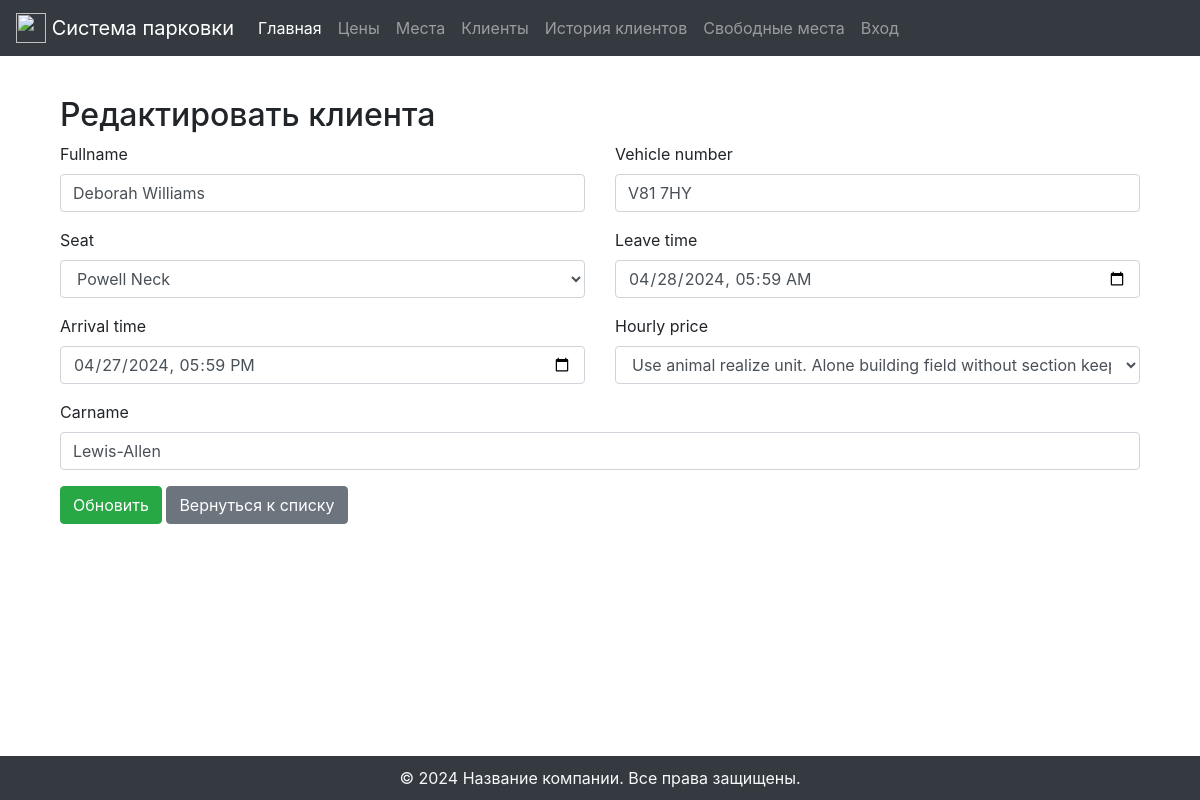
Screenshot of /customers/3007/ with the database file from the repository.
### pages/models.py (models this page shows, shortened)
class Customer(models.Model):
    fullname = models.CharField(max_length=255, null=True, blank=True)
    user = models.ForeignKey(settings.AUTH_USER_MODEL, on_delete=models.CASCADE, editable=False)
    seat = models.ForeignKey('Seat', on_delete=models.CASCADE)
    vehicle_number = models.CharField(max_length=255)
    arrival_time = models.DateTimeField(default=timezone.now)
    leave_time = models.DateTimeField(null=True, blank=True, default=timezone.now() + datetime.timedelta(hours=2))
    stay_time = models.DurationField(null=True, blank=True, editable=False)
    hourly_price = models.ForeignKey('Price', on_delete=models.SET_NULL, null=True)
    total_price = models.BigIntegerField(default=0, editable=False)
    carname = models.CharField(max_length=255, null=True, blank=True)

class Seat(models.Model):
    place_name = models.CharField(max_length=255)  # The max_length should be defined based on your varchar requirements
    explanation = models.TextField(null=True, blank=True)  # The question mark indicates that this field can be null
    status = models.BooleanField(default=False)  # New status field with default set to False
    def __str__(self):
        return self.place_name

class Price(models.Model):
    price = models.BigIntegerField()
    description = models.TextField()  # Assuming this is a text description; change the field type if it's not text
    def __str__(self):
        return self.description  # I've corrected this to return a string representation of description

### pages/customer_view.py (the view, shortened to what this page needs)
# urls.py: path('customers/<int:pk>/', CustomerUpdateView.as_view(), name='customer-update'),
class CustomerUpdateView(UpdateView):
    model = Customer
    fields = ['fullname', 'seat', 'vehicle_number', 'arrival_time', 'leave_time', 'hourly_price', 'carname']
    template_name = 'customers/customer_form.html'

### templates/customers/customer_form.html (shortened to what this page needs)
{% extends 'base.html' %}
{% block content %}
<div class="container mt-3 mb-3">
    <h2>{% if not object %}Добавить нового клиента{% else %}Редактировать клиента{% endif %}</h2>
    <form method="post" class="form">
        <div class="row">
            <div class="col-md-6">
                <div class="form-group">
                    <label for="{{ form.fullname.id_for_label }}">{{ form.fullname.label }}</label>
                    <input type="text" name="{{ form.fullname.name }}" id="{{ form.fullname.id_for_label }}" class="form-control" value="{{ form.fullname.value|default_if_none:'' }}">
                </div>
                <div class="form-group">
                    <label for="{{ form.seat.id_for_label }}">{{ form.seat.label }}</label>
                    <select name="{{ form.seat.name }}" id="{{ form.seat.id_for_label }}" class="form-control">
                        {% for choice in form.seat.field.choices %}
                            <option value="{{ choice.0 }}" {% if form.seat.value == choice.0 %}selected{% endif %}>{{ choice.1 }}</option>
                        {% endfor %}
                    </select>
                </div>
                <div class="form-group">
                    <label for="{{ form.arrival_time.id_for_label }}">{{ form.arrival_time.label }}</label>
                    <input type="datetime-local" name="{{ form.arrival_time.name }}" id="{{ form.arrival_time.id_for_label }}" class="form-control" value="{{ form.arrival_time.value|date:"Y-m-d\TH:i" }}">
                </div>
            </div>
            <div class="col-md-6">
                <div class="form-group">
                    <label for="{{ form.vehicle_number.id_for_label }}">{{ form.vehicle_number.label }}</label>
                    <input type="text" name="{{ form.vehicle_number.name }}" id="{{ form.vehicle_number.id_for_label }}" class="form-control" value="{{ form.vehicle_number.value|default_if_none:'' }}">
                </div>
                <div class="form-group">
                    <label for="{{ form.leave_time.id_for_label }}">{{ form.leave_time.label }}</label>
                    <input type="datetime-local" name="{{ form.leave_time.name }}" id="{{ form.leave_time.id_for_label }}" class="form-control" value="{{ form.leave_time.value|date:"Y-m-d\TH:i" }}" {% if not form.leave_time.value %}disabled{% endif %}>
                </div>
                <div class="form-group">
                    <label for="{{ form.hourly_price.id_for_label }}">{{ form.hourly_price.label }}</label>
                    <select name="{{ form.hourly_price.name }}" id="{{ form.hourly_price.id_for_label }}" class="form-control">
                        {% for choice in form.hourly_price.field.choices %}
                            <option value="{{ choice.0 }}" {% if form.hourly_price.value == choice.0 %}selected{% endif %}>{{ choice.1 }}</option>
                        {% endfor %}
                    </select>
                </div>
            </div>
            <div class="col-md-12">
            <div class="form-group">
                <label for="{{ form.carname.id_for_label }}">{{ form.carname.label }}</label>
                <input type="text" name="{{ form.carname.name }}" id="{{ form.carname.id_for_label }}" class="form-control" value="{{ form.carname.value|default_if_none:'' }}">
            </div>
            </div>
        </div>
        <button type="submit" class="btn btn-success">{{ object|yesno:"Обновить,Создать" }}</button>
        <a href="{% url 'customer-list' %}" class="btn btn-secondary">Вернуться к списку</a>
    </form>
</div>
{% endblock %}

### templates/base.html (style rules this page uses)
body, html { height: 100%; }

### rows the page displays
Customer: fullname "Deborah Williams", vehicle_number "V81 7HY", carname "Lewis-Allen"
Seat: seat "Powell Neck"
Price: hourly_price "Use animal realize unit. Alone building field without section keep address thank. Hospital nothing truth interview range. Some charge check bed there hold hospital forget. Seek baby keep have."

### other values shown
{{ object|yesno:"Обновить,Создать" }} "Обновить"
